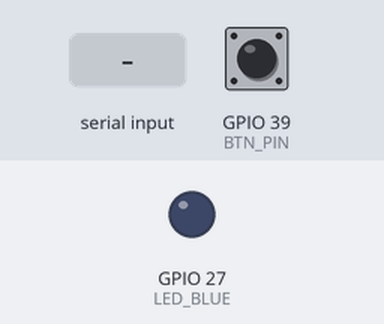
A sketch run on a simulated ESP32. Parts: output pins drawn as LEDs (lit = HIGH). The inputs (shaded band) are chosen by the test bench; at power-on: GPIO 39 (BTN_PIN) HIGH. What the sketch prints to the serial monitor is not drawn.

Above: at 1.2 s.
1.3 s: "ASSIST:\n" received over Serial
At 1.36 s:
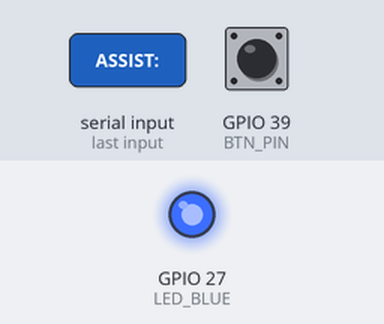
2.9 s: GPIO 39 (BTN_PIN) pulled LOW for 0.15 s
4.8 s: "1\n" received over Serial
6.3 s: GPIO 39 (BTN_PIN) pulsed LOW 2 times (0.12 s each, 0.3 s apart)
Timing chart, 0 to 9.3 s (numbered marks = the images above; inputs shaded):
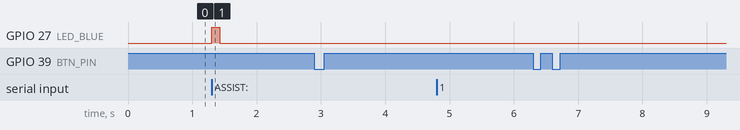

The sketch:

m5_voice_bridge.ino
```cpp
// m5_voice_bridge.ino — KneeUp × M5 串口桥接示例（M5Atom / M5StickC 通用）
// 风格参照 ZY_Knee_sketch.ino（setup/loop + Serial 115200 + 简洁状态机）。
// 功能：① 收 web 下行状态行「ASSIST:33;SCENE:stairs;FATIGUE:47」→ 串口回显 + LED 蓝色呼吸
//       ② 按键单击上行「BTN:A」（web 语音报告当前助力等级）；双击上行「BTN:B」（web 切下一场景）
// 注意：本草图为协议示例，未实机联调（UNTESTED）——引脚/LED 通道按手头条件核对后再烧录。
// 协议详见 docs/M5-PROTOCOL.md。

#define BAUD_RATE 115200
#define LED_BLUE  27   // M5Atom 板载 RGB 引脚示例;M5StickC 请改用自己的 LED/蜂鸣器引脚
#define BTN_PIN   39   // M5Atom 面键 / M5StickC BtnA

char lineBuf[96];
uint8_t lineLen = 0;

// 双击判定（400ms 窗口）
unsigned long lastBtnDown = 0;
bool pendingClick = false;
uint8_t clickCount = 0;

void setup()
{
  Serial.begin(BAUD_RATE);
  pinMode(LED_BLUE, OUTPUT);
  pinMode(BTN_PIN, INPUT_PULLUP);
  digitalWrite(LED_BLUE, LOW);
  Serial.println("M5 VOICE BRIDGE READY · 115200 8N1");
}

void loop()
{
  readSerialLines();
  handleButton();
  flushClicks();
  delay(5);
}

/* ---- 下行：web → M5 状态行（以 \n 结尾；格式 ASSIST:33;SCENE:uphill;FATIGUE:47） ---- */
void readSerialLines()
{
  while (Serial.available() > 0)
  {
    char c = (char)Serial.read();
    if (c == '\n' || lineLen >= sizeof(lineBuf) - 1)
    {
      lineBuf[lineLen] = '\0';
      if (lineLen > 0) onStatusLine(lineBuf);
      lineLen = 0;
    }
    else lineBuf[lineLen++] = c;
  }
}

void onStatusLine(const char *line)
{
  // 回显 + LED 指示：收到 ASSIST 字段 → 蓝灯闪 120ms
  Serial.print("RX> ");
  Serial.println(line);
  if (strncmp(line, "ASSIST:", 7) == 0)
  {
    digitalWrite(LED_BLUE, HIGH);
    delay(120);
    digitalWrite(LED_BLUE, LOW);
  }
}

/* ---- 上行：M5 → web 按键事件 ---- */
void handleButton()
{
  static bool lastLevel = HIGH;
  bool level = digitalRead(BTN_PIN);
  if (lastLevel == HIGH && level == LOW)   // 按下沿
  {
    clickCount++;
    pendingClick = true;
    lastBtnDown = millis();
  }
  lastLevel = level;
}

void flushClicks()
{
  if (!pendingClick) return;
  if (millis() - lastBtnDown < 400) return; // 等双击窗口
  Serial.println(clickCount >= 2 ? "BTN:B" : "BTN:A");
  pendingClick = false;
  clickCount = 0;
}
```

Measured:
- after the input at 1.3 s, GPIO 27 (LED_BLUE): LOW → HIGH at once, → LOW 0.12 s later
- after the input at 2.9 s, every drawn part: stays the same
- after the input at 4.8 s, every drawn part: stays the same
- after the input at 6.3 s, every drawn part: stays the same
